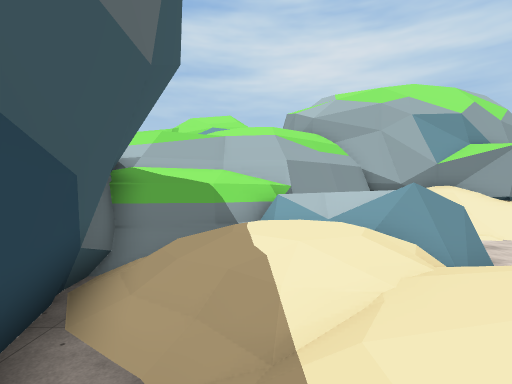
View 1 (above)

21 first-person views from a walk through a scene from a Unity 3-D project. The camera is 1.5 m above the floor, looks level and sees 85° across. The floor is counted in squares, 2 m on a side. Each view is taken from the middle of a square. On the plan, view 1 faces up. The plan holds only what a view shows up to about 10 squares ahead; the rest is blank. The place goes on beyond the plan. The player is left out. Some surface patterns are stand-ins.

View 2
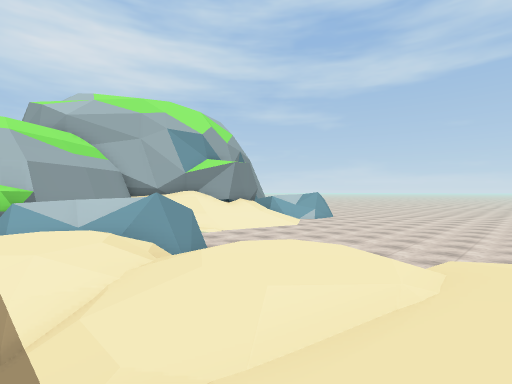

View 3
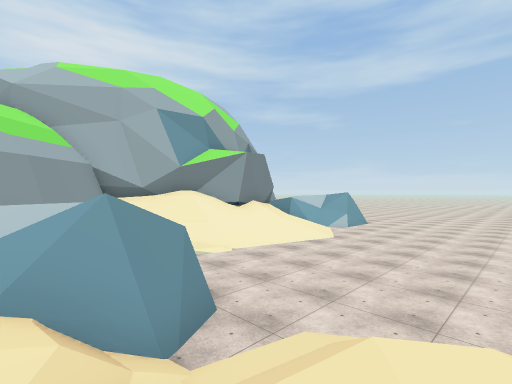

View 4
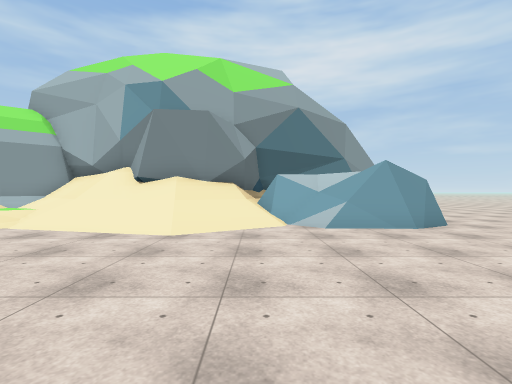

View 5
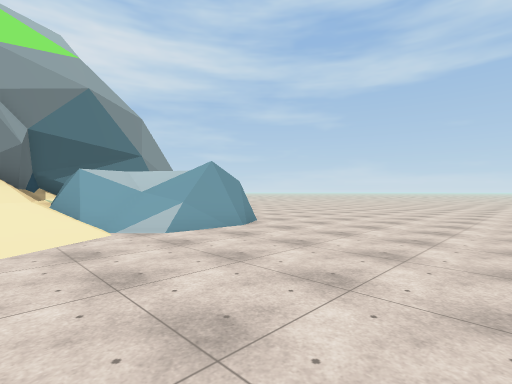

View 6
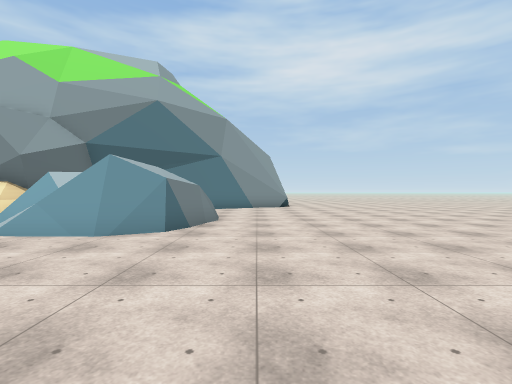

View 7
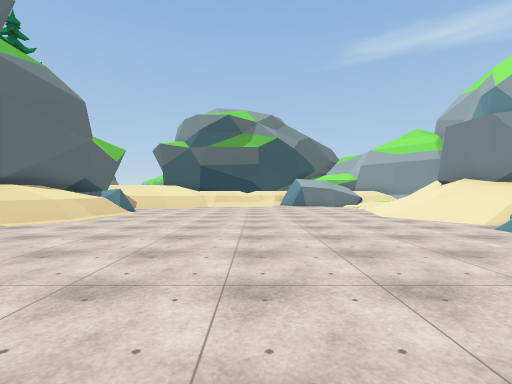

View 8
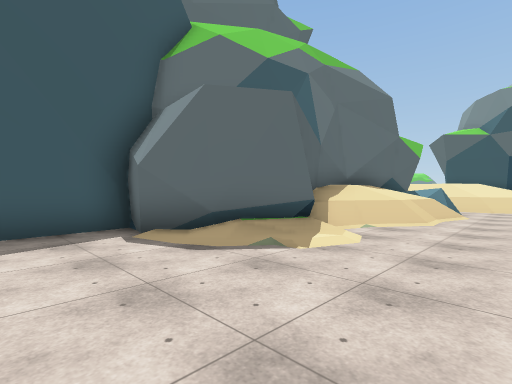

View 9
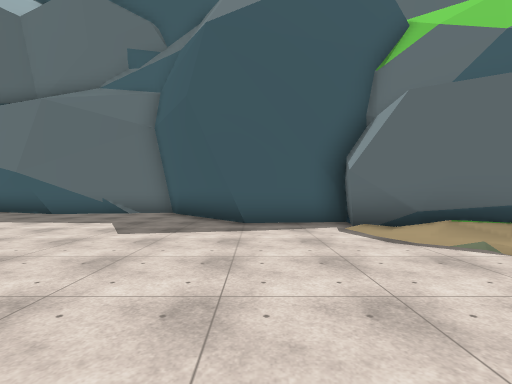

View 10
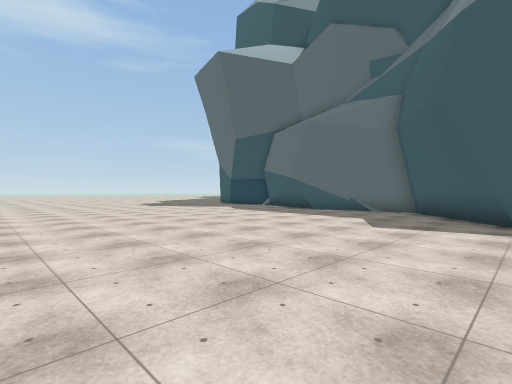

View 11
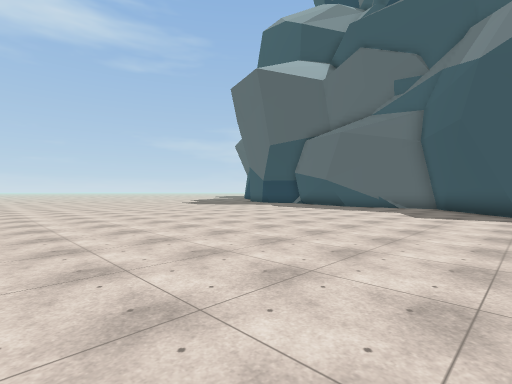

View 12
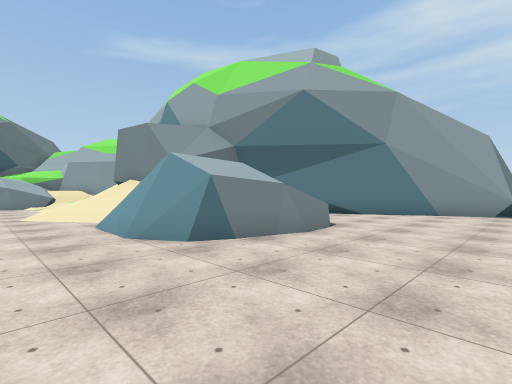

View 13
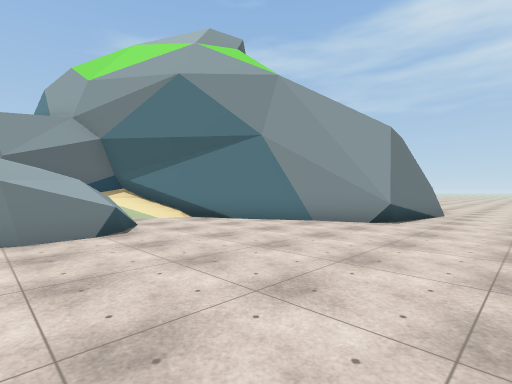

View 14
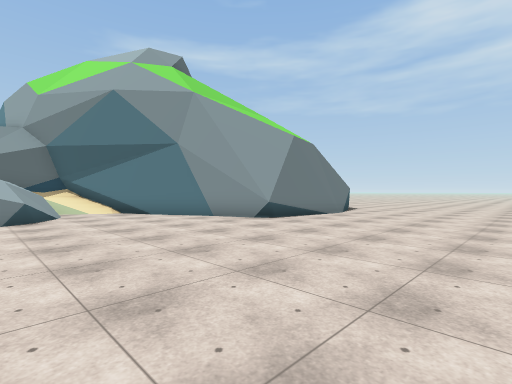

View 15
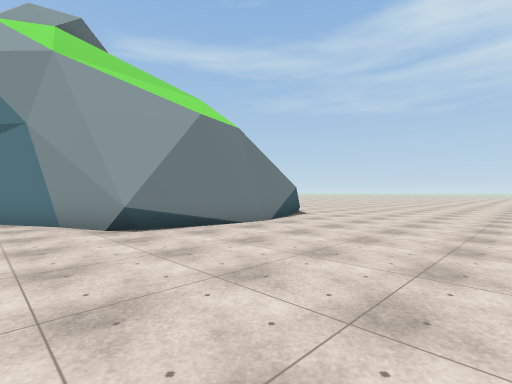

View 16
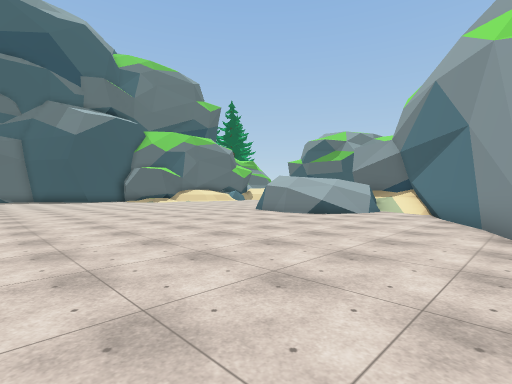

View 17
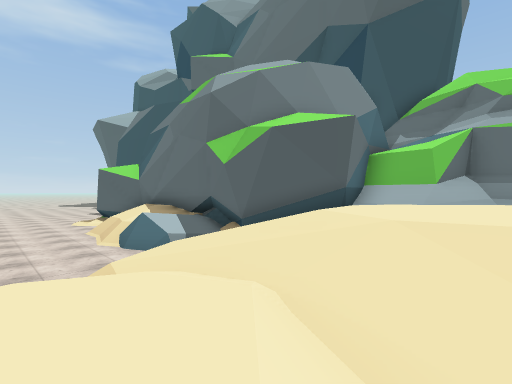

View 18
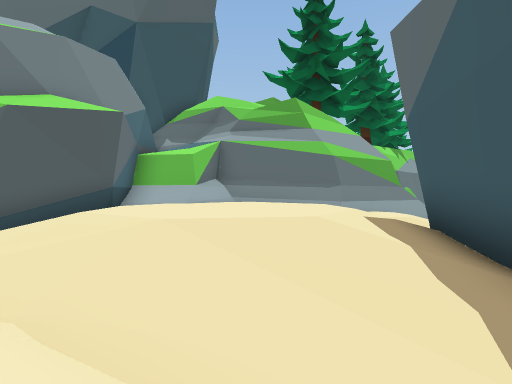

View 19
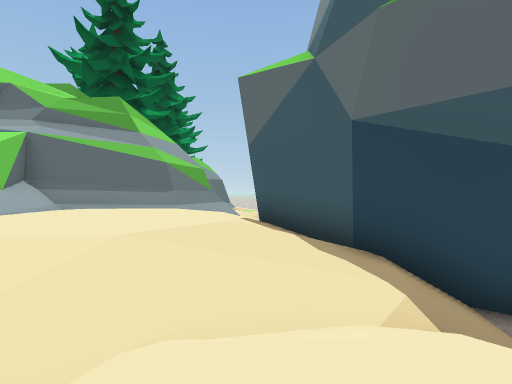

View 20
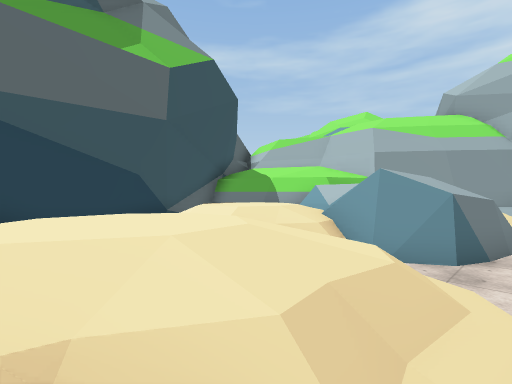

View 21
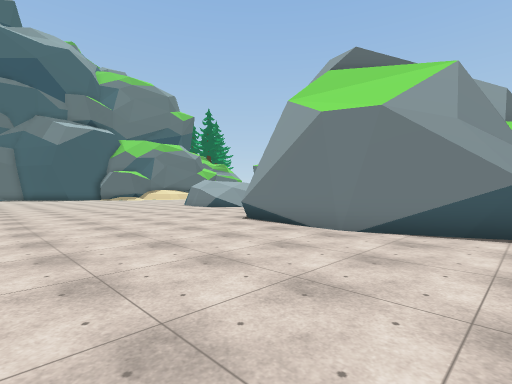

### Floor plan
Key: @ floor where view 1 was taken; # wall or solid block; . main floor; : floor 1.75 m higher than the main floor; + floor 2.5 m higher than the main floor; / step, stairs or slope; = window, fence, low wall or low ledge; ^ raised ledge; v drop or lower ground.
Columns run from 5 left of view 1 to 25 right of it. Each row starts with its distance up from view 1.
 23                         #......
 22                         #......
 21                         #......
 20                         #......
 19                         #......
 18                         #......
 17                       ###......
 16                     ###........
 15                    ##..........
 14                  ###...........
 13                  #//...........
 12         ######   #=///.........
 11        ##////#####////=........
 10       ##/ ////##/=/////........
  9       #   ////////////.........
  8     ^^/    ////////#v#.........
  7   ^^##/////....//.............
  6   ###/////....................
  5   #/////##.....................
  4   #//::///.....................
  3   ##///////....................
  2    #///////....................
  1    #///:://....................
  0    #/@/////....................
 -1    #////////...................
 -2    #///+/// ==////../..........
 -3    #/++++/  =///////#/.........
 -4    #/++++//###########/........
 -5   // ++++/##         ##........
 -6   // /++//#           ####.....
 -7   /####/###              ##....
 -8 ^^#######                 #....
 -9                           #####

Where each view was taken, in squares from view 1:
view 1: 0 up, 0 right, facing up
view 2: 1 down, 0 right, facing up-right
view 3: 2 up, 2 right, facing up-right
view 4: 2 up, 12 right, facing up
view 5: 3 up, 11 right, facing up-right
view 6: 3 up, 18 right, facing up
view 7: 3 up, 19 right, facing left
view 8: 0 up, 19 right, facing down-left
view 9: 1 up, 19 right, facing down
view 10: 2 up, 19 right, facing down-right
view 11: 5 up, 19 right, facing down-right
view 12: 6 up, 20 right, facing up-left
view 13: 10 up, 22 right, facing up-left
view 14: 11 up, 25 right, facing up-left
view 15: 15 up, 25 right, facing up-left
view 16: 17 up, 25 right, facing down-left
view 17: 1 up, 1 right, facing down-right
view 18: 1 up, 1 right, facing down
view 19: 1 up, 3 right, facing down-left
view 20: 0 up, 5 right, facing up-left
view 21: 23 up, 25 right, facing down-left
